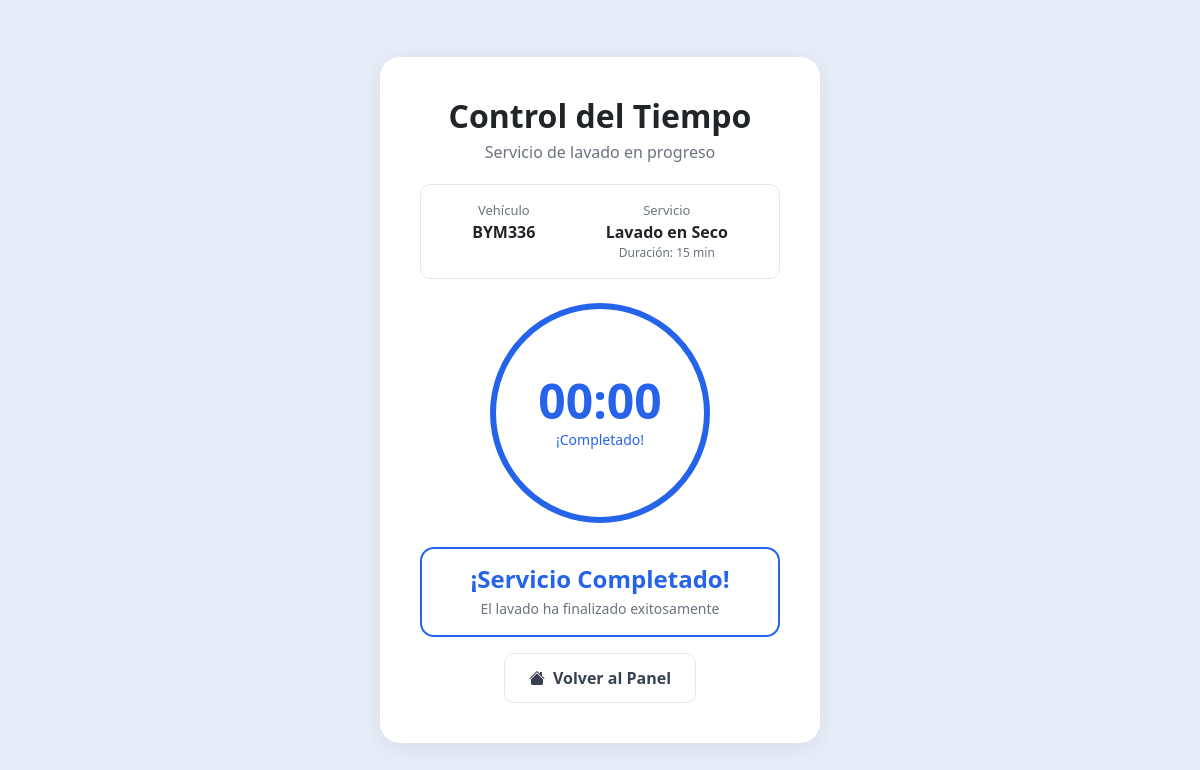
The page /timer/1/ (signed in) on the database its author committed.
### core/models.py (models this page shows, shortened)
class OrdenLavado(models.Model):
    ESTADO_CHOICES = [
        ('pendiente', 'Pendiente'),
        ('en_progreso', 'En Progreso'),
        ('completado', 'Completado'),
    ]
    METODO_PAGO_CHOICES = [
        ('Efectivo', 'Efectivo'),
        ('Tarjeta', 'Tarjeta'),
        ('Transferencia', 'Transferencia'),
    ]
    numero_factura = models.CharField(max_length=30, unique=True)
    usuario = models.ForeignKey(User, on_delete=models.CASCADE, related_name='ordenes')
    vehiculo = models.ForeignKey(Vehiculo, on_delete=models.CASCADE)
    servicio = models.ForeignKey(Servicio, on_delete=models.CASCADE)
    bahia = models.ForeignKey(Bahia, on_delete=models.SET_NULL, null=True)
    metodo_pago = models.CharField(max_length=20, choices=METODO_PAGO_CHOICES)
    total = models.DecimalField(max_digits=10, decimal_places=0)
    estado = models.CharField(max_length=20, choices=ESTADO_CHOICES, default='pendiente')
    fecha_creacion = models.DateTimeField(auto_now_add=True)
    fecha_inicio = models.DateTimeField(null=True, blank=True)
    fecha_fin = models.DateTimeField(null=True, blank=True)
    class Meta:
        verbose_name = 'Orden de Lavado'
        verbose_name_plural = 'Órdenes de Lavado'
        ordering = ['-fecha_creacion']

class Vehiculo(models.Model):
    TIPO_CHOICES = [
        ('Moto', 'Moto'),
        ('Carro', 'Carro'),
        ('Camioneta', 'Camioneta'),
    ]
    usuario = models.ForeignKey(User, on_delete=models.CASCADE, related_name='vehiculos')
    tipo = models.CharField(max_length=20, choices=TIPO_CHOICES)
    placa = models.CharField(max_length=10, unique=True)
    marca = models.CharField(max_length=50)
    modelo = models.CharField(max_length=50)
    color = models.CharField(max_length=30)
    class Meta:
        verbose_name = 'Vehículo'
        verbose_name_plural = 'Vehículos'

class Servicio(models.Model):
    nombre = models.CharField(max_length=50)
    descripcion = models.CharField(max_length=100)
    duracion_minutos = models.IntegerField()
    precio = models.DecimalField(max_digits=10, decimal_places=0)
    icono = models.CharField(max_length=50, default='bi-droplet')
    class Meta:
        verbose_name = 'Servicio'
        verbose_name_plural = 'Servicios'

### core/views.py (the view)
# urls.py: path('timer/<int:orden_id>/', views.timer_view, name='timer'),
@login_required
def timer_view(request, orden_id):
    orden = get_object_or_404(OrdenLavado, id=orden_id, usuario=request.user)
    if orden.estado == 'en_progreso' and (orden.fecha_inicio is None or orden.fecha_fin is None):
        fecha_inicio = timezone.now()
        orden.fecha_inicio = fecha_inicio
        orden.fecha_fin = fecha_inicio + timedelta(minutes=orden.servicio.duracion_minutos)
        orden.save(update_fields=['fecha_inicio', 'fecha_fin'])
    context = {
        'orden': orden,
        'duracion_segundos': orden.servicio.duracion_minutos * 60,
        'fecha_fin_iso': orden.fecha_fin.isoformat() if orden.fecha_fin else '',
    }
    return render(request, 'core/timer.html', context)

### templates/core/timer.html (shortened to what this page needs)
{% extends 'core/base.html' %}
{% block content %}
<div class="timer-wrapper">
    <div class="timer-card">
        <h2 style="font-weight: 700; margin-bottom: 4px;">Control del Tiempo</h2>
        <p style="color: var(--gray-500); margin-bottom: 20px;">Servicio de lavado en progreso</p>
        <div class="timer-info">
            <div>
                <div style="font-size: 13px; color: var(--gray-500);">Vehículo</div>
                <div style="font-weight: 600;">{{ orden.vehiculo.placa }}</div>
            </div>
            <div>
                <div style="font-size: 13px; color: var(--gray-500);">Servicio</div>
                <div style="font-weight: 700;">{{ orden.servicio.nombre }}</div>
                <div style="font-size: 12px; color: var(--gray-500);">Duración: {{ orden.servicio.duracion_minutos }} min</div>
            </div>
        </div>
        <div class="timer-circle" id="timer-circle">
            <div class="time-display" id="time-display">{{ orden.servicio.duracion_minutos }}:00</div>
            <div class="time-label" id="time-label">En progreso...</div>
        </div>
        <div class="completion-banner" id="completion-banner">
            <h4>¡Servicio Completado!</h4>
            <p class="mb-0" style="color: var(--gray-500); font-size: 14px;">El lavado ha finalizado exitosamente</p>
        </div>
        <a href="{% url 'dashboard' %}" class="btn-back-panel" id="back-btn">
            <i class="bi bi-house-fill"></i> Volver al Panel
        </a>
    </div>
</div>
{% endblock %}

### static/css/styles.css (style rules this page uses)
:root { --primary: #2563EB; --primary-dark: #1D4ED8; --primary-light: #DBEAFE; --bg-main: #E8EEF7; --white: #FFFFFF; --gray-100: #F3F4F6; --gray-200: #E5E7EB; --gray-300: #D1D5DB; --gray-500: #6B7280; --gray-700: #374151; --gray-900: #111827; --success: #16A34A; --danger: #DC2626; }
* { box-sizing: border-box; }
body.bg-main { background-color: var(--bg-main); font-family: 'Segoe UI', system-ui, -apple-system, sans-serif; min-height: 100vh; }
.timer-wrapper { min-height: 100vh; display: flex; align-items: center; justify-content: center; padding: 20px; }
.timer-card { background: var(--white); border-radius: 20px; padding: 40px; max-width: 440px; width: 100%; text-align: center; box-shadow: 0 4px 24px rgba(0,0,0,0.08); }
.timer-circle { width: 220px; height: 220px; border-radius: 50%; border: 6px solid var(--primary); display: flex; flex-direction: column; align-items: center; justify-content: center; margin: 24px auto; position: relative; }
.timer-circle .time-display { font-size: 48px; font-weight: 700; color: var(--primary); line-height: 1; }
.timer-circle .time-label { font-size: 14px; color: var(--primary); margin-top: 4px; }
.timer-info { border: 1px solid var(--gray-200); border-radius: 10px; padding: 16px; margin-bottom: 20px; display: flex; justify-content: space-around; }
.completion-banner { border: 2px solid var(--primary); border-radius: 14px; padding: 16px; margin-top: 20px; display: none; }
.completion-banner.show { display: block; }
.completion-banner h4 { color: var(--primary); font-weight: 700; margin-bottom: 4px; }
.btn-back-panel { border: 1px solid var(--gray-200); border-radius: 10px; padding: 12px 24px; font-weight: 600; display: inline-flex; align-items: center; gap: 8px; text-decoration: none; color: var(--gray-700); background: var(--white); margin-top: 16px; }

### rows shown on the page
OrdenLavado: vehiculo.placa "BYM336", servicio.nombre "Lavado en Seco", servicio.duracion_minutos "15"
